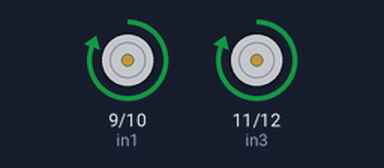
A sketch run on a simulated Arduino Uno, built with avr-gcc and run on an emulated ATmega328P. Shown: motor-driver pin pairs drawn as motors (green arrow = first pin HIGH = forward, orange = second pin HIGH = backward, longer = more drive).

Above: at 1.0 s.
At 3.0 s:
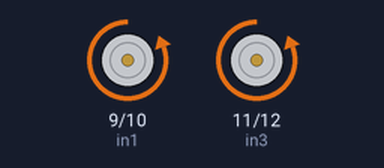
At 4.1 s:
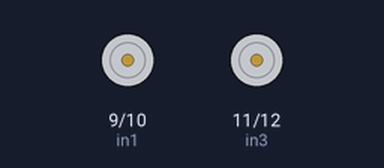
Timing chart, 0 to 5.5 s (numbered marks = the images above):
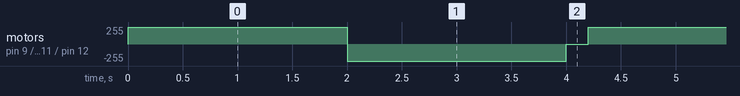

Measured:
- by itself, motor on pin 9 (in1) / pin 10 (in2), motor on pin 11 (in3) / pin 12 (in4): repeats every 4.2 s: backward 255/255 2.0 s, stopped 0.20 s, forward 255/255 2.0 s

The sketch:

motor1.ino
```cpp
// Bağlantıları kontrol edin
// motor 1

int in1 = 9;
int in2 = 10;
// motor 2

int in3 = 11;
int in4 = 12;
void setup()
{
// Bütün motor pinleri çıkış

pinMode(in1, OUTPUT);
pinMode(in2, OUTPUT);
pinMode(in3, OUTPUT);
pinMode(in4, OUTPUT);
}
void demoOne()
{
// Motorlar sabit hızda aynı yöne dönüyorlar.
// Motor 1 aktif
digitalWrite(in1, HIGH);
digitalWrite(in2, LOW);
// Motor 1 için 0~255 arasında bir hız değeri verelim. 255 en üst sınır
// Motor 2 aktif
digitalWrite(in3, HIGH);
digitalWrite(in4, LOW);
// Motor 2 için 0~255 arasında bir hız değeri verelim. 255 en üst sınır
delay(2000);
// yönleri değiştirelim
digitalWrite(in1, LOW);
digitalWrite(in2, HIGH);
digitalWrite(in3, LOW);
digitalWrite(in4, HIGH);
delay(2000);
 // motorlar duruyor
digitalWrite(in1, LOW);
digitalWrite(in2, LOW);
digitalWrite(in3, LOW);
digitalWrite(in4, LOW);
}
void demoTwo()
{
// Motor hızları sürekli artar ve azalır
// İki motor da aktif
digitalWrite(in1, LOW);
digitalWrite(in2, HIGH);
digitalWrite(in3, LOW);
digitalWrite(in4, HIGH);
// Sıfırdan en yüksek hıza doğru hızlanır

// motorlar duruyor
digitalWrite(in1, LOW);
digitalWrite(in2, LOW);
digitalWrite(in3, LOW);
digitalWrite(in4, LOW);
}
void loop()
{
demoOne();
delay(100);
demoTwo();
delay(100);
}
```
